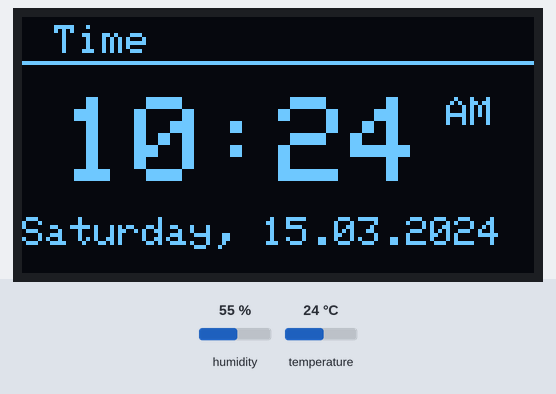
The sketch below on a simulated ESP8266 (NodeMCU). Shown: 128×64 one-colour display. The inputs (shaded band) are chosen by the test bench; at power-on: humidity 55 %, temperature 24 °C. WiFi joins after 1.5 s; servers stay silent unless stated; network time is answered at once with the bench clock; the local clock reads 2024-03-15 10:24:30 at power-on unless the sketch sets it; what the sketch prints to the serial monitor is not drawn.

Above: at 3.8 s.
3.9 s: humidity set to 22 %
At 6.4 s:
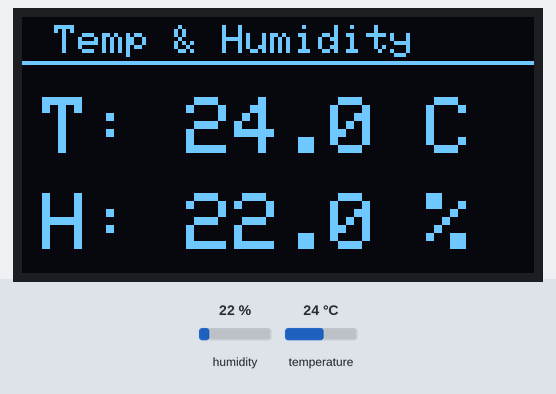
11.6 s: temperature set to 12 °C
At 16.3 s:
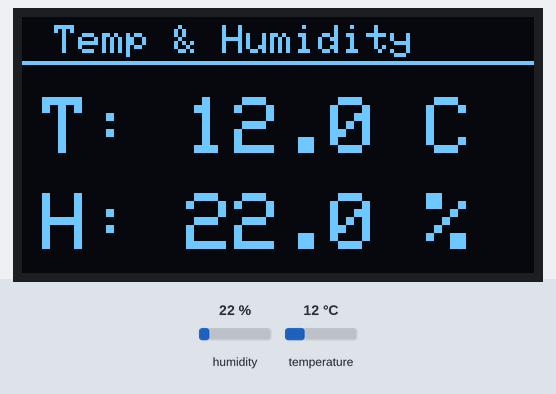
16.6 s: humidity set to 40 %
At 17.9 s:
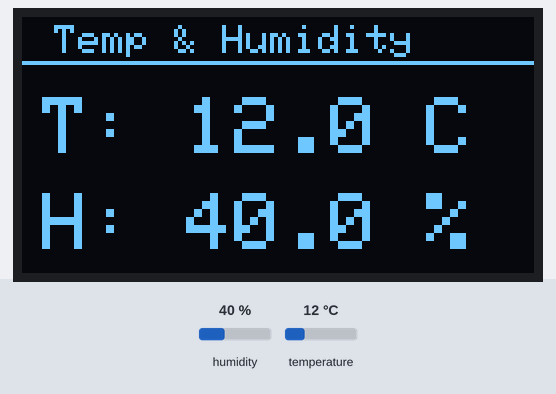
21.7 s: temperature set to 19 °C
At 26.1 s:
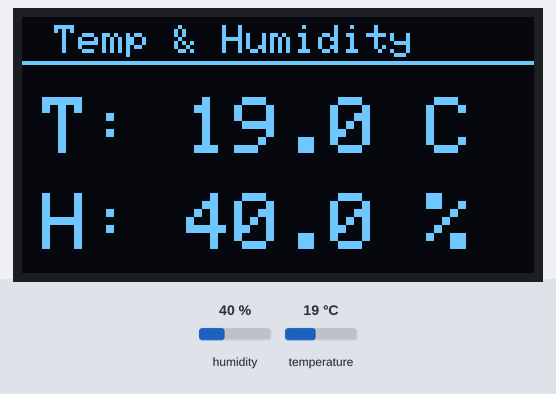
Timing chart, 0 to 27.6 s (numbered marks = the images above; inputs shaded):
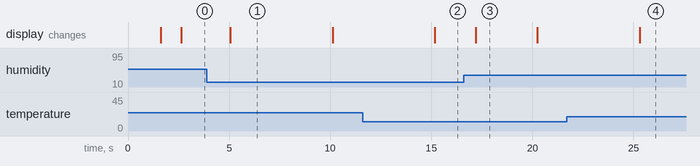

Measured:
- after the input at 3.9 s, the display: changes after 1.2 s (image 1)
- after the input at 11.6 s, the display: changes after 3.6 s (image 2)
- after the input at 16.6 s, the display: changes after 0.61 s (image 3)
- after the input at 21.7 s, the display: changes after 3.6 s (image 4)
- what the display in image 1 shows lasts 5.0 s, from 5.1 s to 10.1 s
- what the display in image 3 shows lasts 3.1 s, from 17.2 s to 20.3 s

The sketch:

clockp.ino
```cpp
#include <ESP8266WiFi.h>
#include <WiFiUdp.h>
#include <NTPClient.h>
#include <DHT.h>
#include <Adafruit_GFX.h>
#include <Adafruit_SSD1306.h>
#include <Wire.h>

// ---------- WiFi ----------
const char* ssid = "Airtel_Zerotouch";
const char* password = "Airtel@123";

// ---------- Pins ----------
#define BUTTON_PIN D1
#define DHTPIN D4
#define DHTTYPE DHT11
DHT dht(DHTPIN, DHTTYPE);

// ---------- OLED ----------
#define SCREEN_WIDTH 128
#define SCREEN_HEIGHT 64
Adafruit_SSD1306 display(SCREEN_WIDTH, SCREEN_HEIGHT, &Wire, -1);

// ---------- Time ----------
WiFiUDP ntpUDP;
NTPClient timeClient(ntpUDP, "pool.ntp.org", 19800, 60000); // IST (UTC+5:30)

// ---------- State ----------
bool showClock = true;
unsigned long lastSwitch = 0;
const unsigned long switchInterval = 5000; // 5 seconds

void setup() {
  Serial.begin(115200);
  dht.begin();
  pinMode(BUTTON_PIN, INPUT_PULLUP);

  if (!display.begin(SSD1306_SWITCHCAPVCC, 0x3C)) {
    Serial.println("OLED not found");
    while (true);
  }

  display.clearDisplay();
  display.setTextColor(WHITE);
  display.setTextSize(1);
  display.setCursor(0, 0);
  display.println("Connecting WiFi...");
  display.display();

  WiFi.begin(ssid, password);
  while (WiFi.status() != WL_CONNECTED) {
    delay(300);
    Serial.print(".");
  }

  timeClient.begin();
  timeClient.update();

  display.clearDisplay();
  display.setCursor(0, 0);
  display.println("WiFi Connected!");
  display.display();
  delay(1000);
}

void loop() {
  timeClient.update();
  unsigned long now = millis();

  // Alternate every 5 seconds
  if (now - lastSwitch > switchInterval) {
    showClock = !showClock;
    lastSwitch = now;
  }

  if (showClock) {
    drawClockUI();
  } else {
    drawDHTUI();
  }

  delay(100); // smoother rendering
}

// ========== UI FUNCTIONS ==========

void drawClockUI() {
  drawHeader(" Time ");

  int hour24 = timeClient.getHours();
  int minute = timeClient.getMinutes();
  int dayofweek = ((timeClient.getEpochTime() / 86400L + 4) % 7) + 1;

  // Convert to 12-hour
  String period = "AM";
  int hour12 = hour24;
  if (hour24 >= 12) {
    period = "PM";
    if (hour24 > 12) hour12 = hour24 - 12;
  } else if (hour24 == 0) {
    hour12 = 12;
  }

  // Time Display
  display.setTextSize(3);
  display.setCursor(10, 20);
  if (hour12 < 10) display.print("0");
  display.print(hour12);
  display.print(":");
  if (minute < 10) display.print("0");
  display.print(minute);
  display.setTextSize(1);
  display.print(" ");
  display.print(period);

  // Day of Week
  display.setCursor(0, 50);
  switch (dayofweek) {
    case 1: display.print("Monday, "); break;
    case 2: display.print("Tuesday, "); break;
    case 3: display.print("Wednesday, "); break;
    case 4: display.print("Thursday, "); break;
    case 5: display.print("Friday, "); break;
    case 6: display.print("Saturday, "); break;
    case 7: display.print("Sunday, "); break;
  }

  // Date (DD.MM.YYYY)
  time_t rawTime = timeClient.getEpochTime();
  struct tm* timeinfo = localtime(&rawTime);
  if (timeinfo->tm_mday < 10) display.print("0");
  display.print(timeinfo->tm_mday);
  display.print(".");
  if ((timeinfo->tm_mon + 1) < 10) display.print("0");
  display.print(timeinfo->tm_mon + 1);
  display.print(".");
  display.print(timeinfo->tm_year + 1900);

  display.display();
}

void drawDHTUI() {
  drawHeader(" Temp & Humidity ");

  float temp = dht.readTemperature();
  float hum = dht.readHumidity();

  display.setTextSize(2);
  if (isnan(temp) || isnan(hum)) {
    display.setCursor(10, 25);
    display.setTextSize(1);
    display.println("Sensor Error ");
  } else {
    display.setCursor(5, 20);
    display.print("T: ");
    display.print(temp, 1);
    display.print(" C");

    display.setCursor(5, 44);
    display.print("H: ");
    display.print(hum, 1);
    display.print(" %");
  }

  display.display();
}

void drawHeader(String title) {
  display.clearDisplay();
  display.setTextSize(1);
  display.setCursor(2, 2);
  display.println(title);
  display.drawLine(0, 11, 128, 11, WHITE);
}
```
